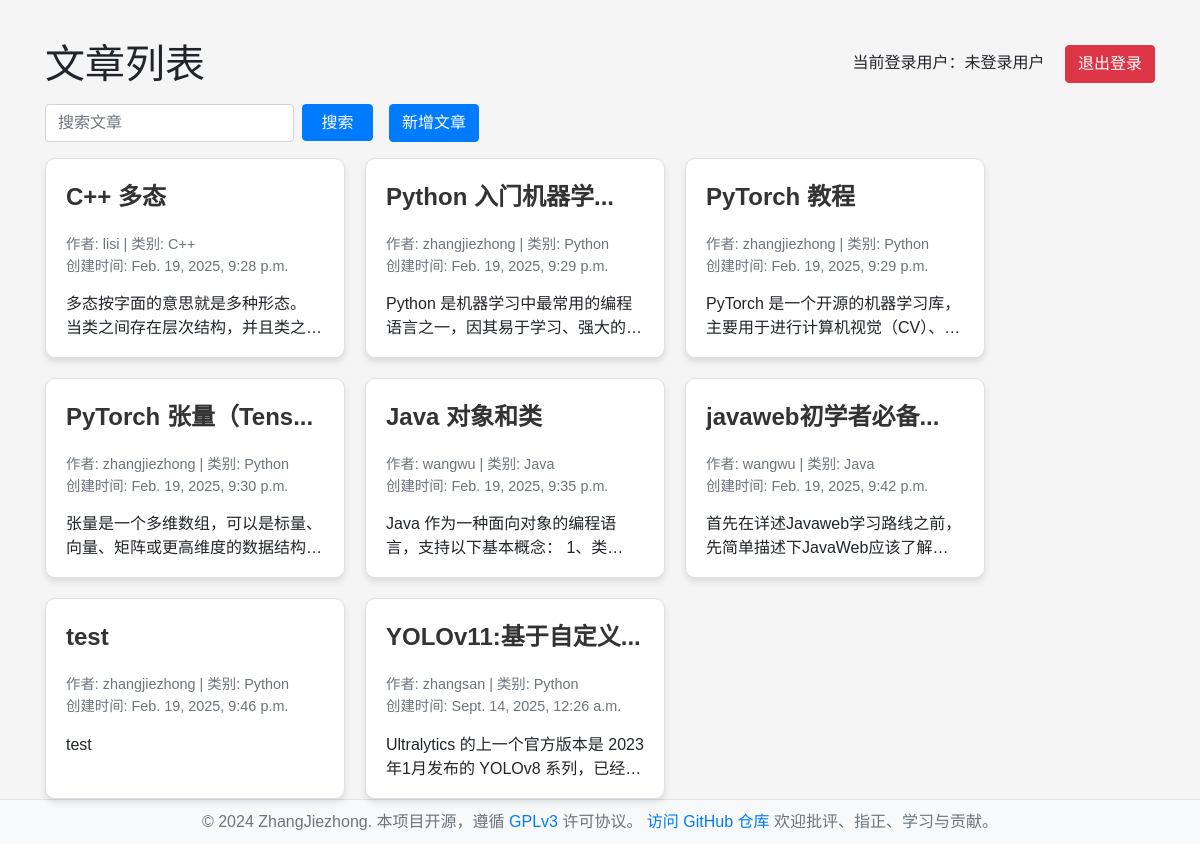
/main/, run on the app's committed database.
### demo1/models.py (models this page shows)
class Article(models.Model):
    id=models.IntegerField(primary_key=True,auto_created=True)
    title=models.CharField(max_length=50)
    content=models.TextField()
    create_time=models.DateTimeField(auto_now_add=True)
    update_time = models.DateTimeField(auto_now=True)
    c_id=models.IntegerField()
    u_id = models.IntegerField()

class UserInfo(models.Model):
    id=models.AutoField(primary_key=True,auto_created=True)
    username=models.CharField(max_length=50)
    userpass=models.CharField(max_length=50)

class Category(models.Model):
    id=models.IntegerField(primary_key=True,auto_created=True)
    name=models.CharField(max_length=50)

### demo1/views.py (the view)
# urls.py: path('main/', views.article_list, name='main'),  # 文章列表
def article_list(request):
    articles = Article.objects.all()
    for article in articles:
        article.author_name = UserInfo.objects.get(id=article.u_id).username
        article.category_name = Category.objects.get(id=article.c_id).name
    username = request.session.get('username', '未登录用户')
    return render(request, 'main.html', {'articles': articles, 'username': username})

### demo1/templatetags/text_filters.py (called while the page is built)
@register.filter(name='truncate_title')
def truncate_title(value, max_length=18):
    total_length = 0
    result = []
    for char in value:
        total_length += 2 if ord(char) > 127 else 1
        if total_length <= max_length:
            result.append(char)
        else:
            break
    return ''.join(result) + ('...' if total_length > max_length else '')

### templates/main.html (shortened to what this page needs)
{% load tz %}
{% load text_filters %}
<!DOCTYPE html>
<html lang="zh">
<head>
    <link href="https://stackpath.bootstrapcdn.com/bootstrap/4.5.2/css/bootstrap.min.css" rel="stylesheet">
</head>
<body>
    <div class="container">
        <div class="d-flex justify-content-between align-items-center mb-3">
            <h1 class="mb-0">文章列表</h1>
            <div>
                <span>当前登录用户：{{ username }}</span>
                <a href="{% url 'logout' %}" class="btn btn-danger ml-3">退出登录</a>
            </div>
        </div>
        <div class="d-flex align-items-center mb-3">
            <form action="{% url 'search' %}" method="GET" class="search-bar d-flex">
                <input type="text" name="q" class="form-control" placeholder="搜索文章" required>
                <button class="btn btn-outline-primary ml-2" id="a" type="submit">搜索</button>
            </form>
            <a href="{% url 'add' %}" class="btn btn-primary ml-3">新增文章</a>
        </div>
        <div class="article-container">
            {% for article in articles %}
                <a href="{% url 'article_detail' article.id %}" class="article-card">
                    <div class="article-title">{{ article.title|truncate_title:18 }}</div>
                    <div class="article-meta">
                        作者: {{ article.author_name }} | 类别: {{ article.category_name }}<br>
                        创建时间: {{ article.create_time|timezone:"Asia/Shanghai" }}
                    </div>
                    <div class="article-content">{{ article.content }}</div>
                </a>
            {% endfor %}
        </div>
    </div>
    <footer>
        <p style="margin: 0; color: #6c757d;">
            © 2024 ZhangJiezhong. 本项目开源，遵循
            <a href="https://www.gnu.org/licenses/gpl-3.0.html" target="_blank">GPLv3</a> 许可协议。
            <a href="https://github.com/JayJoneCoder/django_blog" target="_blank">访问 GitHub 仓库</a>
            欢迎批评、指正、学习与贡献。
        </p>
    </footer>
</body>
</html>

### templates/main.html (style rules this page uses)
html, body { height: 100%; margin: 0; display: flex; flex-direction: column; background-color: #f5f5f5; font-family: 'Arial', sans-serif; }
.container { flex: 1; margin-top: 40px; }
.article-container { display: flex; flex-wrap: wrap; gap: 20px; }
.article-card { background-color: #ffffff; border: 1px solid #dee2e6; border-radius: 10px; padding: 20px; width: 300px; box-shadow: 0 4px 6px rgba(0, 0, 0, 0.1); transition: transform 0.3s; cursor: pointer; text-decoration: none; color: inherit; position: relative; }
.article-title { font-size: 1.5em; font-weight: bold; margin-bottom: 10px; color: #333; height: 45px; overflow: hidden; text-overflow: ellipsis; display: -webkit-box; -webkit-box-orient: vertical; -webkit-line-clamp: 2; }
.article-content { font-size: 1em; height: 45px; overflow: hidden; display: -webkit-box; -webkit-box-orient: vertical; -webkit-line-clamp: 2; text-overflow: ellipsis; }
.article-meta { font-size: 0.9em; color: #6c757d; margin-bottom: 15px; }
.btn-primary { margin-bottom: 0px; }
.btn-outline-primary { color: white; background-color: #007bff; border-color: #007bff; height: 10%; }
#a { height:37.1px; width:87.1px; }
footer { background-color: #f8f9fa; text-align: center; padding: 10px 0; border-top: 1px solid #dee2e6; }

### data on the page
Article: title "C++ 多态", author_name "lisi", category_name "C++", create_time "Feb. 19, 2025, 9:28 p.m."
Article: title "Python 入门机器学...", author_name "zhangjiezhong", category_name "Python", create_time "Feb. 19, 2025, 9:29 p.m."
Article: title "PyTorch 教程", author_name "zhangjiezhong", category_name "Python", create_time "Feb. 19, 2025, 9:29 p.m."
Article: title "PyTorch 张量（Tens...", author_name "zhangjiezhong", category_name "Python", create_time "Feb. 19, 2025, 9:30 p.m."
Article: title "Java 对象和类", author_name "wangwu", category_name "Java", create_time "Feb. 19, 2025, 9:35 p.m.", content "Java…"
Article: title "javaweb初学者必备...", author_name "wangwu", category_name "Java", create_time "Feb. 19, 2025, 9:42 p.m."
Article: title "test", author_name "zhangjiezhong", category_name "Python", create_time "Feb. 19, 2025, 9:46 p.m.", content "test"
Article: title "YOLOv11:基于自定义...", author_name "zhangsan", category_name "Python", create_time "Sept. 14, 2025, 12:26 a.m.", content "Ultralytics 的上一个官方版本是 2023年1月发布的…"

### other printed values
{{ username }} "未登录用户"
